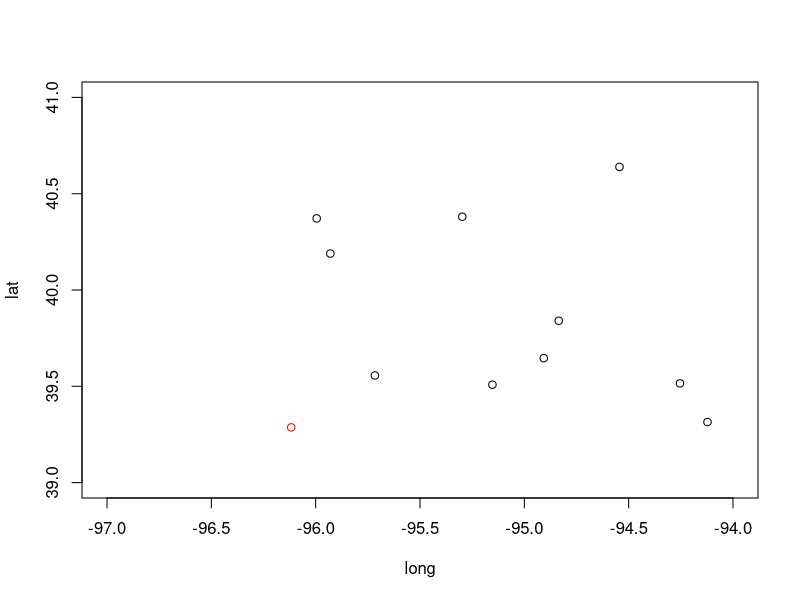

Source code (R):
library(geosphere)
  
  plant <- c(-96.11721, 39.28681)
  
  lat <- 39.24+2*runif(10)
  long <- -96.12+2*runif(10)
  conc <- 1.4e-10+runif(10)/1000000
  emit <- cbind(long, lat, conc)
  
  ex.angle <- bearing(plant, emit[,1:2])
  print(ex.angle)
  
plot(long, lat, xlim= c(-97, -94), ylim=c(39, 41))
points((-96.11721),(39.28681), col='red')

mean.angle <- sum(ex.angle*emit)/sum(emit)
print(mean.angle)

var.angle <- sqrt((sum(emit)*(sum(ex.angle - mean.angle)^2))/sum(emit))
print(var.angle)
